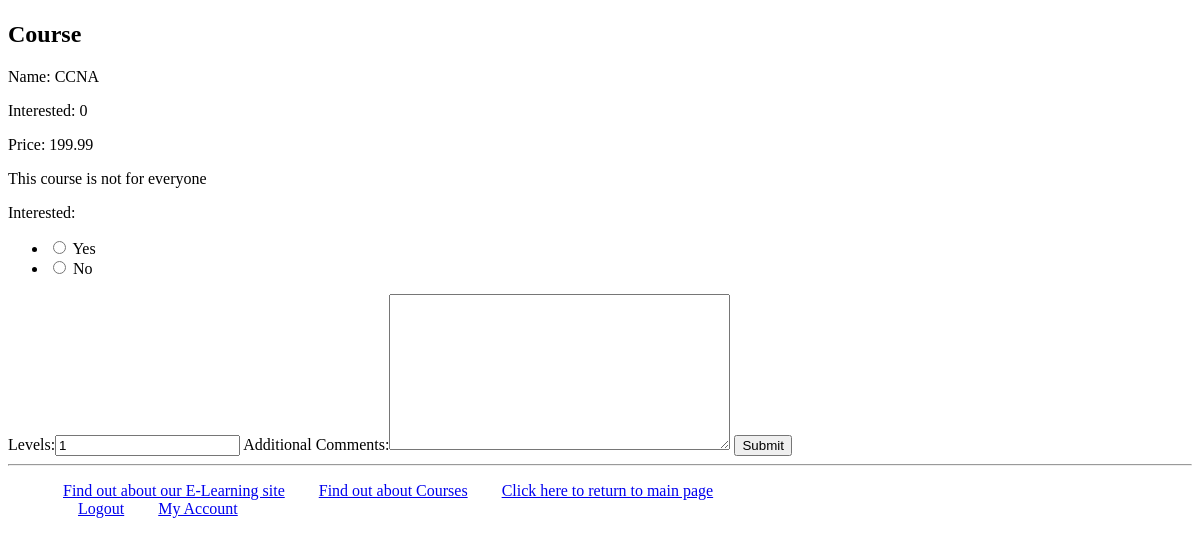
Page /myapp/courses/1/ (signed in) on the earlier database version.
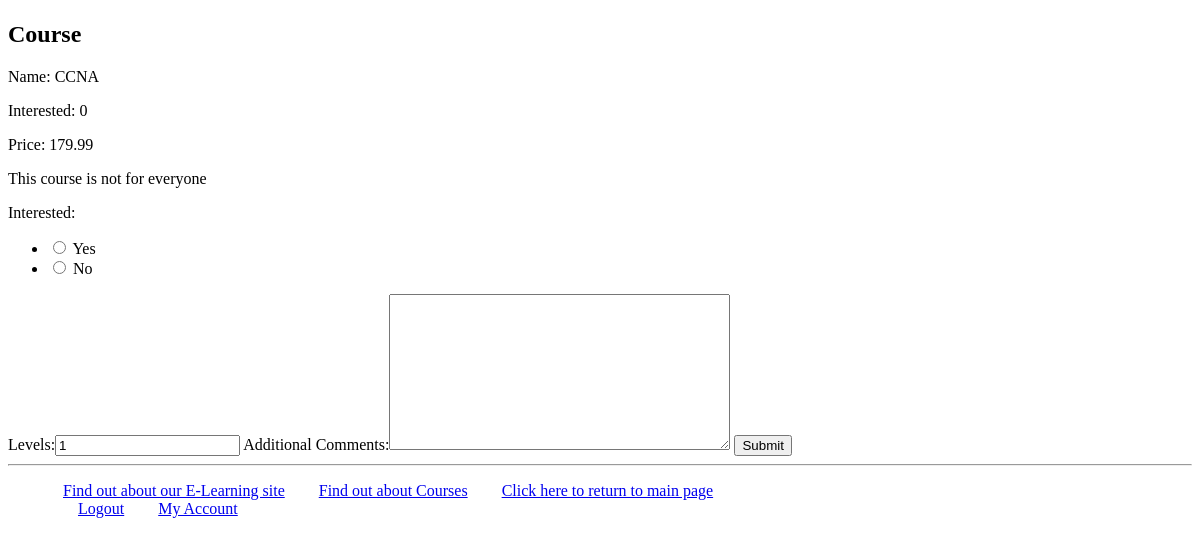
Same page on the later database version.
### myapp/models.py (models this page shows, shortened)
class Course(models.Model):
    topic = models.ForeignKey(Topic, related_name='courses', on_delete=models.CASCADE)
    name = models.CharField(max_length=200)
    price = models.DecimalField(max_digits=10, decimal_places=2)
    hours = models.PositiveIntegerField(default=0)
    for_everyone = models.BooleanField(default=True)
    description = models.TextField(max_length=300, null=True, blank=True)
    interested = models.PositiveIntegerField(default=0)
    stages = models.PositiveIntegerField(default=3)

### myapp/views.py (the view)
# urls.py: path(r'courses/<int:cour_id>/', views.course_detail, name='course_detail'),
@login_required
def course_detail(request, cour_id):
    course = get_object_or_404(Course, pk=cour_id)
    if request.method == 'POST':
        form = InterestForm(request.POST)
        if form.is_valid():
            interest = form.cleaned_data['interested']
            if interest == '1':
                course.interested += 1
                course.save()
            return index(request)
    else:
        form = InterestForm()
    return render(request, 'myapp/course_detail.html', {'form': form, 'course': course})

### myapp/forms.py
class InterestForm(forms.Form):
    CHOICES = [('1', 'Yes'), ('0', 'No')]
    interested = forms.ChoiceField(widget=forms.RadioSelect, choices=CHOICES)
    levels = forms.IntegerField(initial=1, validators=[MinValueValidator(1)])
    comments = forms.CharField(label="Additional Comments", widget=forms.Textarea, required=False)

### myapp/templates/myapp/course_detail.html (shortened to what this page needs)
{% extends 'myapp/base.html' %}
{% block body_block %}
    {% if course %}
        <h2>Course</h2>
            <p>Name: {{ course.name }}</p>
            <p>Interested: {{ course.interested }}</p>
            <p>Price: {{ course.price }}</p>
            {% if course.for_everyone == False %}
                <p>This course is not for everyone</p>
            {% endif %}
    {% else %}
        <strong>There are no available course!</strong>
    {% endif %}
    <form method="post">
        {{form}}
        <input type="submit" value="Submit" />
    </form>
{% endblock %}

### myapp/templates/myapp/base.html (shortened to what this page needs)
<!DOCTYPE html>
{% load static %}
<html>
    <head>
        <link rel="stylesheet" type="text/css" href="{% static 'myapp/style.css' %}" />
    </head>
    <body>
        <div>
            {% block body_block %}*** {% endblock %}
        </div>
        <hr />
        <div>
            <ul>
                {% if request.user.is_authenticated %}
                    <li class="hbar1"><a href="/myapp/about/">Find out about our E-Learning site</a></li>
                    <li class="hbar1"><a href="/myapp/courses/">Find out about Courses</a></li>
                    <li class="hbar1"><a href = "{% url 'myapp:index' %}">Click here to return to main page</a><br/></li>
                    <li class="hbar1"><a href="{% url 'myapp:user_logout' %}">Logout</a></li>
                    <li class="hbar1"><a href="{% url 'myapp:myaccount' %}">My Account</a></li>
                {% else %}
                    <li class="hbar1"><a href="{% url 'myapp:user_login' %}">Login</a></li>
                    <li class="hbar1"><a href="{% url 'myapp:register' %}">Register</a></li>
                {% endif %}
            </ul>
        </div>
    </body>
</html>

### myapp/static/myapp/style.css (style rules this page uses)
.hbar1 { display: inline; margin: 15px; }

Differences in the rows shown:
changed Course "CCNA": price "199.99" → "179.99"
